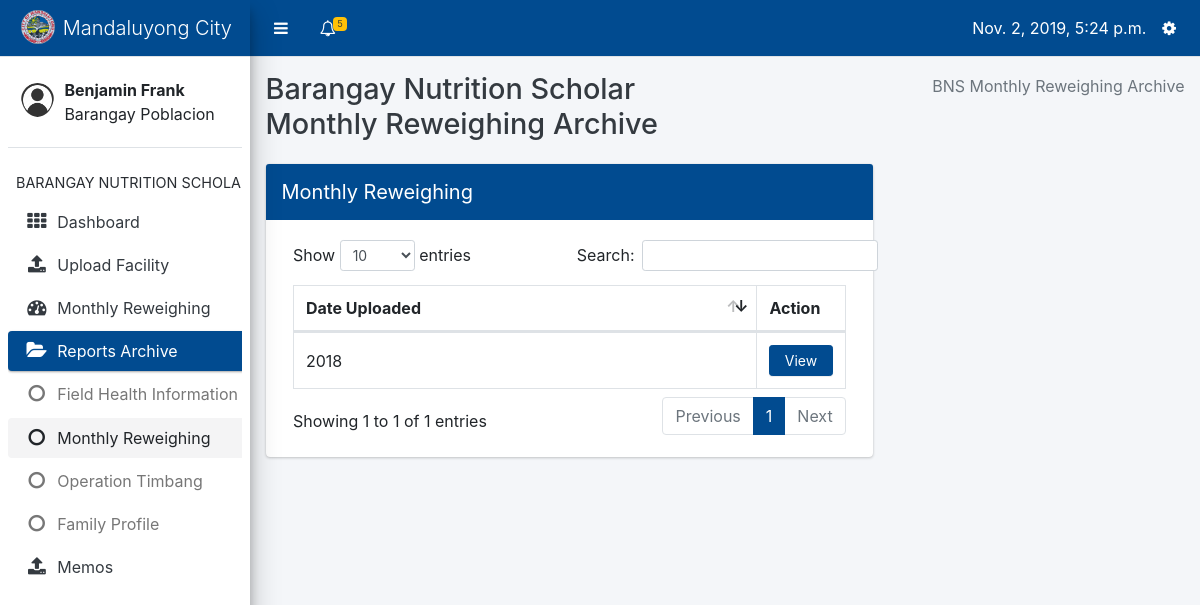
/data-input/bns/monthly_reweighing/list (signed in), run on the app's committed database.
### core/models.py (models this page shows, shortened)
class Profile(models.Model):
    user = models.OneToOneField(User, on_delete=models.CASCADE, related_name='profile')
    barangay = models.ForeignKey(Barangay, on_delete=models.CASCADE, null=True, blank=True)
    USER_TYPES = (
        ('Barangay Nutrition Scholar', 'Barangay Nutrition Scholar'),
        ('Nutritionist', 'Nutritionist'),
        ('Nutrition Program Coordinator', 'Nutrition Program Coordinator')
    )
    user_type = models.CharField(max_length=40, choices=USER_TYPES)

### datainput/models.py (models this page shows, shortened)
class Barangay(models.Model):
    name = models.CharField(max_length=100)
    @property
    def has_reweighed(self):
        patients = Patient.objects.filter(barangay=self)
        if patients.count() == 0:
            return False
        for patient in patients:
            try:
                mr = MonthlyReweighing.objects.get(patient=patient, date__month=datetime.now().month)
            except MonthlyReweighing.DoesNotExist:
                return False
        return True

### datainput/views.py (the view)
# urls.py: path('bns/monthly_reweighing/list', views.monthly_reweighing_list, name='monthly_reweighing_list'),
@login_required
def monthly_reweighing_list(request):
    barangay = Profile.objects.get(user=request.user).barangay
    families = Patient.objects.values('date_created').annotate(dcount=Count('date_created'))
    mr = Patient.objects.dates("date_created", "year")
    profile = Profile.objects.get(user=request.user)
    active = 'mr'
    context = {
        'active': active,
        'profile': profile,
        'barangay': barangay,
        'families': families,
        'mr': mr
    }
    return render(request, 'datainput/monthly_reweighing_list.html', context)

### core/context_processors.py (called while the page is built)
def get_user_type(request):
    if request.user.is_anonymous:
        return {
            'user_type': None
        }
    return {
        'user_type': Profile.objects.get(user=request.user).user_type
    }

def get_notifications(request):
    if not request.user.is_anonymous:
        notifications = Notification.objects.filter(profile_to=Profile.objects.get(user=request.user)).order_by('date')
        return {
            'notifications': notifications
        }
    return {
        'notifications': None
    }

def get_unread_notifications(request):
    if not request.user.is_anonymous:
        unread_count = Notification.objects.filter(profile_to=Profile.objects.get(user=request.user), is_read=False)
        return {
            'unread_count': unread_count.count()
        }
    return {
        'unread_count': None
    }

def today(request):
    return {
        'today': datetime.now()
    }

def year_now(request):
    return {
        'year_present': datetime.now().year
    }

def profile(request):
    if request.user.is_anonymous:
        return {
            'profile': None
        }
    return {
        'profile': Profile.objects.get(user=request.user)
    }

### datainput/templates/datainput/monthly_reweighing_list.html (shortened to what this page needs)
{% extends 'core/bns-layout.html' %}
{% block content %}
<div class="content-wrapper" style="min-height: 620px; height: auto; margin-top: 57px;">
    <div class="content-header">
        <div class="container-fluid">
            <div class="row mb-2">
                    <div class="col-sm-6">
                        <h1 class="m-0 text-dark">Barangay Nutrition Scholar Monthly Reweighing{% if active == 'mr' %} Archive{% endif %}</h1>
                    </div>
                <div class="col-sm-6">
                    <ol class="breadcrumb float-sm-right">
                        <li class="breadcrumb-item active">BNS Monthly Reweighing{% if active == 'mr' %} Archive{% endif %}</li>
                    </ol>
                </div>
            </div>
        </div>
    </div>
    <section class="content">
        <div class="container-fluid">
            <div class="row">
                <div class="col-8">
                    <div class="card card-primary">
                        <div class="card-header d-flex p-0">
                            <h3 class="card-title p-3">Monthly Reweighing</h3>
                        </div>
                        <div class="card-body">
                                <div>
                                    <table id="monthlyreweighing_list" class="table table-bordered table-hover dataTable">
                                        <thead>
                                        <tr>
                                            <th>Date Uploaded</th>
                                            <th style="width: 16%;">Action</th>
                                        </tr>
                                        </thead>
                                        <tbody>
                                        {% for m in mr %}
                                            <tr>
                                                <td style="vertical-align: middle;">
                                                     {{ m.year }}
                                                </td>
                                               <td>
                                                   <a class="btn btn-primary btn-sm col-12" href="{% url 'datainput:display_monthly' m.year %}">View</a>
                                               </td>
                                            </tr>
                                        {% endfor %}
                                        </tbody>
                                    </table>
                                </div>
                        </div>
                    </div>
                </div>
            </div>
        </div>
    </section>
</div>
{% endblock %}

### core/templates/core/bns-layout.html (shortened to what this page needs)
{% load static %}
<html>
    <head>
        <link rel="stylesheet" type="text/css" href="{% static 'core/plugins/bootstrap/css/bootstrap.css' %}">
        <link rel="stylesheet" type="text/css" href="{% static 'core/plugins/css/adminlte.css' %}">
        <link rel="stylesheet" type="text/css" href="{% static 'core/plugins/datatables/dataTables.bootstrap4.css' %}">
        <link rel="stylesheet" type="text/css" href="{% static 'core/plugins/font-awesome/css/font-awesome.css' %}">
    </head>
    <body class="sidebar-mini">
        <div class="wrapper">
            <nav class="main-header navbar navbar-expand border-bottom navbar-light bg-primary" style="position: fixed; right: 0; left: 0;">
                <ul class="navbar-nav">
                    <li class="nav-item">
                        <a class="nav-link" data-widget="pushmenu" href="#" style="padding-top: 12px;"><i class="fa fa-bars"></i></a>
                    </li>
                    <li class="nav-item dropdown">
                        <a class="nav-link" data-toggle="dropdown" href="#" aria-expanded="false" style="padding-top: 12px;">
                            <i class="fa fa-bell-o"></i>
                            {% if unread_count > 0 %}
                                <span class="badge badge-warning navbar-badge">
                                {{ unread_count }}</span>
                            {% endif %}
                        </a>
                    </li>
                </ul>
                <ul class="navbar-nav ml-auto">
                    <li class="nav-item mt-2">
                        {{ today }}
                    </li>
                    <li class="nav-item dropdown">
                        <a class="nav-link" data-toggle="dropdown" href="#" aria-expanded="true" style="padding-top: 12px;">
                            <i class="fa fa-cog"></i>
                        </a>
                    </li>
                </ul>
            </nav>
            <aside class="main-sidebar elevation-4 sidebar-light-primary" style="min-height: 620px;">
                <div class="brand-link bg-primary">
                    <img src="{% static 'core/images/com.png' %}" class="brand-image img-circle" style="opacity: .8">
                    <span class="brand-text font-weight-light">Mandaluyong City</span>
                </div>
                <div class="sidebar">
                    <div class="user-panel mt-3 pb-3 mb-3 d-flex">
                        <div class="image">
                            <img src="{% static 'core/images/usr.png' %}" class="img-circle" alt="User Image" style="padding-top: 10px">
                        </div>
                        <div class="info">
                            <div class="d-block"><b>{{ profile.user.first_name }} {{ profile.user.last_name }}</b><br>{{ profile.barangay.name }}</div>
                        </div>
                    </div>
                    <nav class="mt-2">
                        <ul class="nav nav-pills nav-sidebar flex-column" data-widget="treeview" role="menu" data-accordion="false">
                            <li class="nav-header">BARANGAY NUTRITION SCHOLAR</li>
                            <li class="nav-item">
                                <a class="nav-link" href="{% url 'core:bns_dashboard' %}">
                                    <i class="nav-icon fa fa-th"></i>
                                    <p>Dashboard</p>
                                </a>
                            </li>
                            <li class="nav-item">
                                <a href="{% url 'core:bns-index' %}" class="nav-link {% if active == 'uf' %}active{% endif %}">
                                    <i class="nav-icon fa fa-upload"></i>
                                    <p>Upload Facility</p>
                                </a>
                            </li>
                            <li class="nav-item">
                                <a href="{% url 'datainput:latest_monthly_reweighing_index' %}" class="nav-link {% if active == 'mw' %}active{% endif %}">
                                    <i class="nav-icon fa fa-dashboard"></i>
                                    <p>Monthly Reweighing</p>
                                </a>
                            </li>
                            <li class="nav-item has-treeview {% if active == 'fh' or active == 'mr' or active == 'ot' or active == 'fp' %}menu-open{% endif %}">
                            <a href="#" class="nav-link {% if active == 'fh' or active == 'mr' or active == 'ot' or active == 'fp' %}active{% endif %}">
                              <i class="nav-icon fa fa-folder-open"></i>
                              <p>
                                Reports Archive
                              </p>
                            </a>
                            <ul class="nav nav-treeview">
                              <li class="nav-item">
                                <a  href="{% url 'datainput:show_fhsis_list' %}" class="nav-link {% if active == 'fh' %}active{% endif %}">
                                  <i class="fa fa-circle-o nav-icon"></i>
                                  <p>Field Health Information System</p>
                                </a>
                              </li>
                              <li class="nav-item">
                                <a href="{% url 'datainput:monthly_reweighing_list' %}" class="nav-link {% if active == 'mr' %}active{% endif %}">
                                  <i class="fa fa-circle-o nav-icon"></i>
                                  <p>Monthly Reweighing</p>
                                </a>
                              </li>
                              <li class="nav-item">
                                <a href="{% url 'datainput:show_opt_list' %}" class="test nav-link {% if active == 'ot' %}active{% endif %}">
                                  <i class="fa fa-circle-o nav-icon"></i>
                                  <p>Operation Timbang</p>
                                </a>
                              </li>
                                <li class="nav-item">
                                <a href="{% url 'datainput:family_profiles' %}" class="test nav-link {% if active == 'fp' %}active{% endif %}">
                                  <i class="fa fa-circle-o nav-icon"></i>
                                  <p>Family Profile</p>
                                </a>
                              </li>
                            </ul>
                            </li>
                            <li class="nav-item">
                                <a href="{% url 'core:memos' %}" class="nav-link {% if active == 'mm' %}active{% endif %}">
                                    <i class="nav-icon fa fa-upload"></i>
                                    <p>Memos</p>
                                </a>
                            </li>
                        </ul>
                    </nav>
                </div>
            </aside>
            {% block content %}
            {% endblock %}
        </div>
    </body>
</html>

### data on the page
Profile: user.first_name "Benjamin", user.last_name "Frank", barangay.name "Barangay Poblacion"

### other printed values
{{ unread_count }} "5"
{{ m.year }} "2018"
